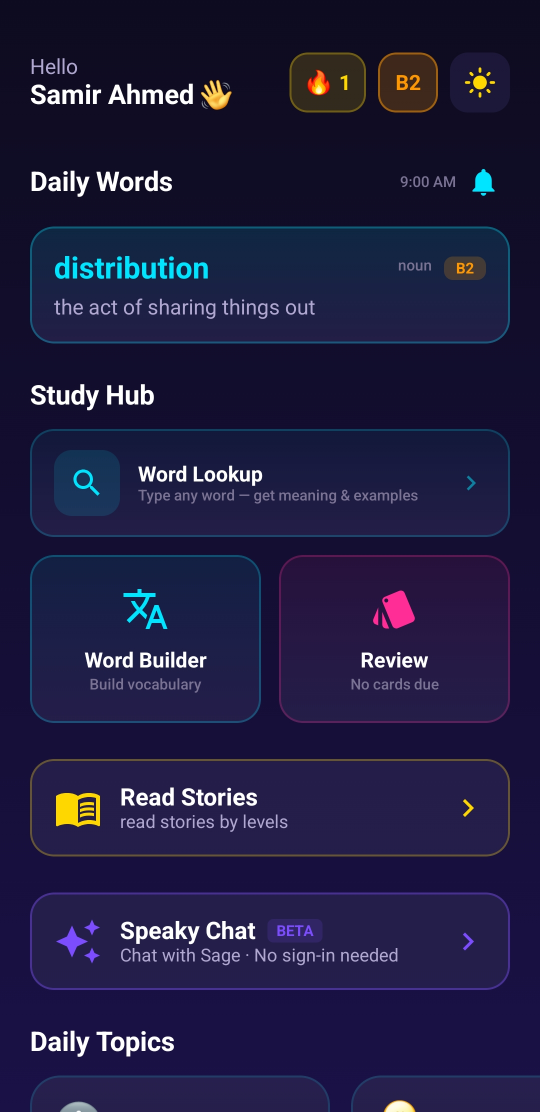
#> input picture play store images/Screenshot_20260405_132051_Speaky.jpg, 1080 x 2223 px, found by its file name (shown at 1/2 size)
$ python make_tablet_screenshots.py
#> lines starting #> are read from the running program, lines starting #| are printed output that depends on the picture; after the words box and inside, x2 and y2 are one past the last pixel; in counts of white or black regions, pixels touching at a corner belong together
"""
Generates elegant Play Store 7-inch tablet screenshots (1200x1920, 9:16) for Speaky.
Tablet layout: wider canvas, tablet mockup frame, larger text, two-panel feel.
"""

import os
from PIL import Image, ImageDraw, ImageFont, ImageFilter

BASE = '/Users/samir/AndroidStudioProjects/aiTutor/play store images'
OUT  = os.path.join(BASE, 'tablet_screenshots')
os.makedirs(OUT, exist_ok=True)

W, H = 1200, 1920   # 9:16, good for 7-inch tablets

# ── colours ───────────────────────────────────────────────────────────────────
BG_TOP    = (7,   9,  44)
BG_BOT    = (13,   6,  34)
GLOW_CYAN = (0,  200, 255)
GLOW_VIOL = (110, 45, 235)
WHITE     = (255, 255, 255)
CYAN      = (0,  215, 245)
DIM_CYAN  = (120, 195, 225)
CARD_BG   = (18,  20,  55, 180)

SLIDES = [
    {
        "file":     "Screenshot_20260405_132051_Speaky.jpg",
        "headline": "Your Daily\nEnglish Hub",
        "sub":      "Words, stories & smart study tools — all in one place",
        "badge":    "Home Dashboard",
    },
    {
        "file":     "Screenshot_20260405_132132_Speaky.jpg",
        "headline": "Deep-Dive\nWord Details",
        "sub":      "Meaning, pronunciation & real-world example sentences",
        "badge":    "Word Detail",
    },
    {
        "file":     "Screenshot_20260405_132138_Speaky.jpg",
        "headline": "Study at Your\nOwn Level",
        "sub":      "Structured levels from A1 Beginner all the way to C1 Advanced",
        "badge":    "Level Selector",
    },
    {
        "file":     "Screenshot_20260405_132159_Speaky.jpg",
        "headline": "Smart\nFlashcards",
        "sub":      "Spaced-repetition review so you remember what you learn",
        "badge":    "Flash Cards",
    },
    {
        "file":     "Screenshot_20260405_132218_Speaky.jpg",
        "headline": "Learn Through\nReal Stories",
        "sub":      "Engaging narratives written for every level of learner",
        "badge":    "Stories",
    },
    {
        "file":     "Screenshot_20260405_132223_Speaky.jpg",
        "headline": "Listen & Read\nAloud",
        "sub":      "Audio playback for every story — train your ear naturally",
        "badge":    "Audio Stories",
    },
    {
        "file":     "Screenshot_20260405_132423_Speaky.jpg",
        "headline": "Instant Word\nLookup",
        "sub":      "Search any word and get definition, IPA & examples instantly",
        "badge":    "Word Search",
    },
]

# ── helpers ───────────────────────────────────────────────────────────────────

def v_gradient(w, h, top, bot):
    img = Image.new('RGB', (w, h))
    px  = img.load()
    for y in range(h):
        t = y / (h - 1)
        c = tuple(int(top[i] + (bot[i]-top[i])*t) for i in range(3))
        for x in range(w):
            px[x, y] = c
    return img


def add_glow(canvas, cx, cy, radius, color, alpha=50, steps=22):
    layer = Image.new('RGBA', canvas.size, (0,0,0,0))
    d = ImageDraw.Draw(layer)
    for i in range(steps, 0, -1):
        r = int(radius * i / steps)
        a = int(alpha * (1 - i/steps) ** 1.3)
        d.ellipse([cx-r, cy-r, cx+r, cy+r], fill=(*color, a))
    canvas.alpha_composite(layer)


def dot_grid(canvas, spacing=100, color=(80, 120, 220), base_alpha=10):
    layer = Image.new('RGBA', canvas.size, (0,0,0,0))
    d = ImageDraw.Draw(layer)
    for x in range(0, canvas.width, spacing):
        for y in range(0, canvas.height, spacing):
            d.ellipse([x-1, y-1, x+1, y+1], fill=(*color, base_alpha))
    canvas.alpha_composite(layer)


def rounded_mask(w, h, r):
    m = Image.new('L', (w, h), 0)
    ImageDraw.Draw(m).rounded_rectangle([0, 0, w-1, h-1], radius=r, fill=255)
    return m


def make_tablet_frame(ss_path, frame_h=1150):
    """7-inch tablet portrait frame with the screenshot fitted inside."""
    src = Image.open(ss_path).convert('RGBA')
    sw, sh = src.size
    src = src.crop((0, int(sh*0.02), sw, sh))
    sw, sh = src.size

    # Tablet has ~4:7 screen ratio inside the frame (portrait)
    # We'll show the phone screenshot centred with letterbox padding
    scr_h   = frame_h - 100
    scr_w   = int(scr_h * (sw/sh))

    tab_w   = int(frame_h * 0.62)   # ~7-inch tablet portrait proportions
    tab_h   = frame_h

    tablet  = Image.new('RGBA', (tab_w, tab_h), (0,0,0,0))
    d       = ImageDraw.Draw(tablet)

    corner  = 40
    # body
    d.rounded_rectangle([0, 0, tab_w-1, tab_h-1], radius=corner,
                         fill=(16, 18, 50, 255), outline=(55, 62, 118, 210), width=3)

    # inner screen bezel (slightly inset)
    bx, by  = 18, 55
    bw, bh  = tab_w - 36, tab_h - 100
    d.rounded_rectangle([bx, by, bx+bw, by+bh], radius=22,
                         fill=(8, 10, 30, 255))

    # resize screenshot to fit screen area
    scr = src.resize((min(scr_w, bw-4), min(scr_h, bh-4)), Image.LANCZOS)
    rw, rh = scr.size
    rx = bx + (bw - rw) // 2
    ry = by + (bh - rh) // 2
    mask = rounded_mask(rw, rh, 18)
    tablet.paste(scr, (rx, ry), mask)

    # front camera (top centre)
    cx = tab_w // 2
    d.ellipse([cx-6, 22, cx+6, 34], fill=(25, 28, 65, 220))

    # home bar
    hw = 100
    hx = (tab_w - hw) // 2
    d.rounded_rectangle([hx, tab_h-20, hx+hw, tab_h-12],
                         radius=4, fill=(160, 175, 215, 110))

    return tablet


def drop_shadow(canvas, img, x, y, blur=50, opacity=0.55):
    layer = Image.new('RGBA', canvas.size, (0,0,0,0))
    sc    = Image.new('RGBA', img.size, (0,0,0,int(255*opacity)))
    sc.putalpha(img.split()[3])
    layer.paste(sc, (x+18, y+24))
    layer = layer.filter(ImageFilter.GaussianBlur(blur))
    canvas.alpha_composite(layer)


def get_font(size, bold=False):
    candidates = [
        '/System/Library/Fonts/Supplemental/Futura.ttc',
        '/System/Library/Fonts/SFPro.ttf',
        '/System/Library/Fonts/Helvetica.ttc',
        '/Library/Fonts/Arial Bold.ttf' if bold else '/Library/Fonts/Arial.ttf',
        '/System/Library/Fonts/Supplemental/Arial.ttf',
    ]
    for p in candidates:
        if os.path.exists(p):
            try:
                return ImageFont.truetype(p, size)
            except Exception:
                continue
    return ImageFont.load_default()


# [7 lines left out: function glow_text, not called in this run]


def centered_text(canvas, text, y, font, color, glow_color=None, blur=14):
    d  = ImageDraw.Draw(canvas)
    bb = d.textbbox((0, 0), text, font=font)
    x  = (W - (bb[2]-bb[0])) // 2
    if glow_color:
        gl = Image.new('RGBA', canvas.size, (0,0,0,0))
        gd = ImageDraw.Draw(gl)
        gd.text((x, y), text, font=font, fill=(*glow_color, 60))
        gl = gl.filter(ImageFilter.GaussianBlur(blur))
        canvas.alpha_composite(gl)
    ImageDraw.Draw(canvas).text((x, y), text, font=font, fill=color)
    return bb[3] - bb[1]   # line height


# ── render ────────────────────────────────────────────────────────────────────

for idx, slide in enumerate(SLIDES):
    ss_path = os.path.join(BASE, slide['file'])
    if not os.path.exists(ss_path):
        print(f'Missing {slide["file"]}, skipping')
        continue

    # 1. gradient background
    canvas = v_gradient(W, H, BG_TOP, BG_BOT).convert('RGBA')

    # 2. glows
    add_glow(canvas, W//2,  460,  750, GLOW_CYAN, alpha=38)
    add_glow(canvas, W//2, 1560,  600, GLOW_VIOL, alpha=32)
#> call 2 of add_glow, with cx = 600, cy = 1560, radius = 600, color = (110, 45, 235), alpha = 32, steps = 22
#> in add_glow (call 2), `canvas.alpha_composite(layer)`:
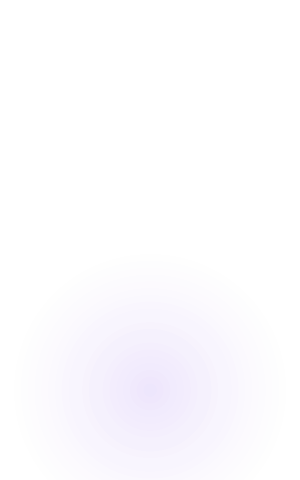
#> layer: PIL image 1200x1920 RGBA (shown at 1/4 size); mean R, G, B, A 46.3, 19, 99, 3.5; transparent parts drawn white
    add_glow(canvas,   80,  280,  450, GLOW_VIOL, alpha=18)
    add_glow(canvas, W-80,  280,  450, GLOW_CYAN, alpha=14)

    # 3. dot grid
    dot_grid(canvas, spacing=100)

    import textwrap

    # ── 4. text block (built top-down, track cursor y) ────────────────────────
    d = ImageDraw.Draw(canvas)
    cursor = 72

    # headline lines
    font_h = get_font(118, bold=True)
    for line in slide['headline'].split('\n'):
        lh = centered_text(canvas, line, cursor, font_h, WHITE, WHITE, blur=16)
        cursor += lh + 10
#> this loop made 2 passes
#> (bb in centered_text, x in centered_text, lh, cursor) on passes 1 to 2: ((0, 2, 48, 12), 576, 10, 92), ((0, 2, 59, 12), 570, 10, 112)
#> after the loop, cursor = 112
    cursor += 10
#> cursor = 122

    # sub-headline wrapped
    font_s   = get_font(46)
    wrapped  = textwrap.wrap(slide['sub'], width=42)
    for line in wrapped:
        centered_text(canvas, line, cursor, font_s, (*DIM_CYAN, 200))
        cursor += 58
#> this loop made 2 passes
#> (bb in centered_text, x in centered_text, cursor) on passes 1 to 2: ((0, 2, 167, 12), 516, 180), ((0, 2, 57, 12), 571, 238)
#> after the loop, cursor = 238
    cursor += 22
#> cursor = 260

    # thin rainbow divider — RIGHT after the text
    div_layer = Image.new('RGBA', (W, H), (0,0,0,0))
    dd = ImageDraw.Draw(div_layer)
    div_y = cursor
#> div_y = 260
    for x in range(W):
        t   = x / (W-1)
        a   = int(190 * (1 - abs(t-0.5)*2))
        col = tuple(int(GLOW_CYAN[i] + (GLOW_VIOL[i]-GLOW_CYAN[i])*t) for i in range(3))
        dd.line([(x, div_y), (x, div_y+3)], fill=(*col, a))
    canvas.alpha_composite(div_layer)
    cursor += 28
#> cursor = 288

    # ── 5. tablet mockup — anchored below text with min 80px gap ─────────────
    tablet      = make_tablet_frame(ss_path, frame_h=1180)
#> in rounded_mask, `ImageDraw.Draw(m).rounded_rectangle([0, 0, w-1, h-1], radius=r, fill=2..`:
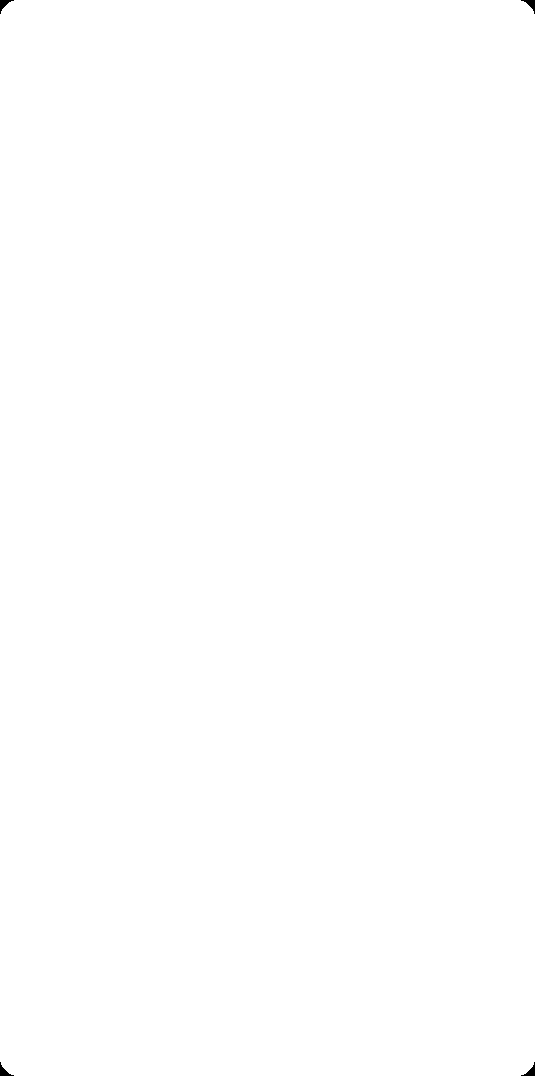
#> m: PIL image 535x1076 L; 99.9% white; 4 black regions, box (x1, y1, x2, y2) and area: (0, 0, 14, 14) 74, (521, 0, 535, 14) 74, (0, 1062, 14, 1076) 74, (521, 1062, 535, 1076) 74
#> in make_tablet_frame, `tablet.paste(scr, (rx, ry), mask)`:
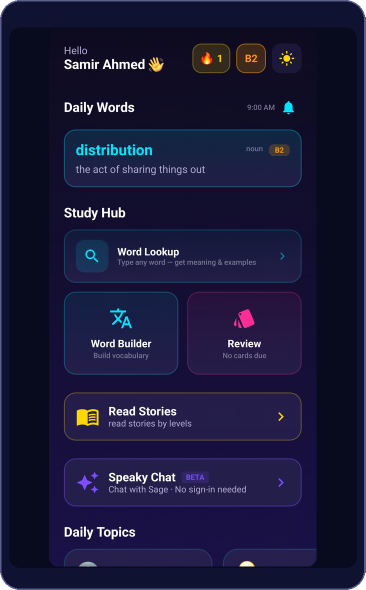
#> tablet: PIL image 731x1180 RGBA (shown at 1/2 size); mean R, G, B, A 25.8, 24.7, 56.9, 254; transparent parts drawn white
    tw, th      = tablet.size
    tx_tab      = (W - tw) // 2

    # tablet sits at bottom, but never closer than 160px from cursor
    ty          = max(cursor + 160, H - th - 50)
#> ty = 690

    drop_shadow(canvas, tablet, tx_tab, ty, blur=55, opacity=0.58)
#> in drop_shadow, `sc.putalpha(img.split()[3])`:
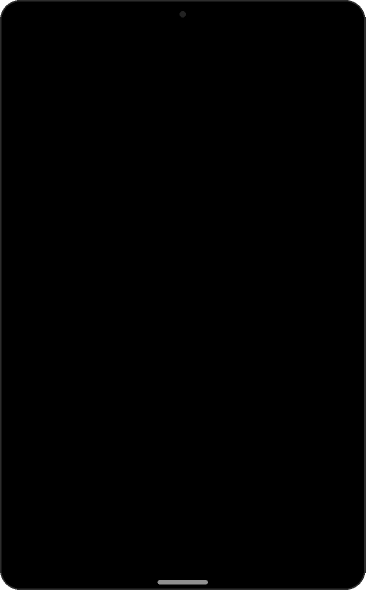
#> sc: PIL image 731x1180 RGBA (shown at 1/2 size); mean R, G, B, A 0, 0, 0, 253.8; transparent parts drawn white
#> in drop_shadow, `layer = layer.filter(ImageFilter.GaussianBlur(blur))`:
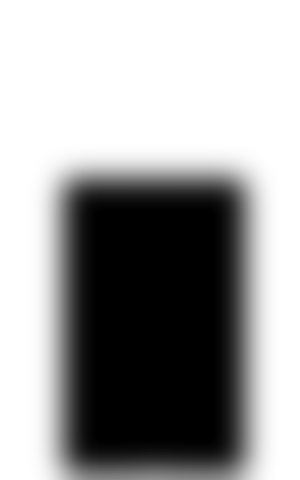
#> layer: PIL image 1200x1920 RGBA (shown at 1/4 size); mean R, G, B, A 0, 0, 0, 94.5; transparent parts drawn white
#> in drop_shadow, `canvas.alpha_composite(layer)`:
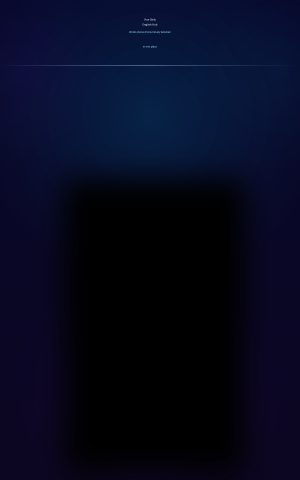
#> canvas: PIL image 1200x1920 RGBA (shown at 1/4 size); mean R, G, B, A 6, 9.4, 31, 255; transparent parts drawn white
    canvas.paste(tablet, (tx_tab, ty), tablet)
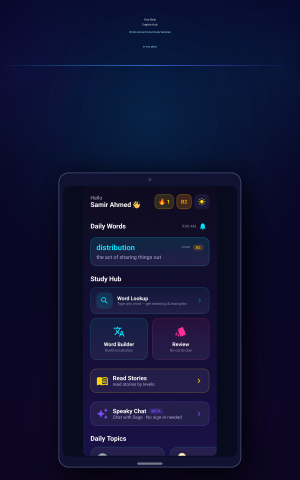
#> canvas: PIL image 1200x1920 RGBA (shown at 1/4 size); mean R, G, B, A 15.2, 18.2, 50.5, 254.8; transparent parts drawn white

    # ── 7. pagination dots — between badge and tablet top ────────────────────
    n_dots    = len(SLIDES)
    ds        = 26
    total_ds  = n_dots * ds
    dsx       = (W - total_ds) // 2
    dsy       = ty - 46          # 46px above tablet top
#> dsy = 644

    dot_layer = Image.new('RGBA', (W,H), (0,0,0,0))
    dld       = ImageDraw.Draw(dot_layer)
    for i in range(n_dots):
        active = (i == idx)
        r      = 7 if active else 5
        a      = 230 if active else 65
        col    = CYAN if active else DIM_CYAN
        cx_    = dsx + i * ds + ds//2
        dld.ellipse([cx_-r, dsy-r, cx_+r, dsy+r], fill=(*col, a))
    canvas.alpha_composite(dot_layer)

    # 7. save
    out_name = f'tablet_{idx+1:02d}.jpg'
    out_path = os.path.join(OUT, out_name)
    canvas.convert('RGB').save(out_path, 'JPEG', quality=95)
    print(f'Saved {out_name}  ({W}x{H})')
#> pass 2 of the loop `for idx, slide in enumerate(SLIDES):`:
#> the loop `for line in slide['headline'].split('\n'):` made 2 passes
#> (bb in centered_text, x in centered_text, lh, cursor) on passes 1 to 2: ((0, 2, 49, 12), 575, 10, 92), ((0, 2, 58, 10), 571, 8, 110)
#> after the loop `for line in slide['headline'].split('\n'):`:
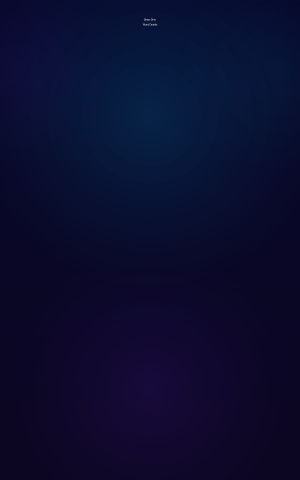
#> canvas: PIL image 1200x1920 RGBA (shown at 1/4 size); mean R, G, B, A 11, 13, 47.7, 255
#> after the loop `for line in slide['headline'].split('\n'):`: cursor = 110
#> `cursor += 10`: cursor = 120
#> the loop `for line in wrapped:` made 2 passes
#> (bb in centered_text, x in centered_text, cursor) on passes 1 to 2: ((0, 2, 172, 12), 514, 178), ((0, 2, 90, 12), 555, 236)
#> after the loop `for line in wrapped:`: cursor = 236
#> `cursor += 22`: cursor = 258
#> `cursor += 28`: cursor = 286
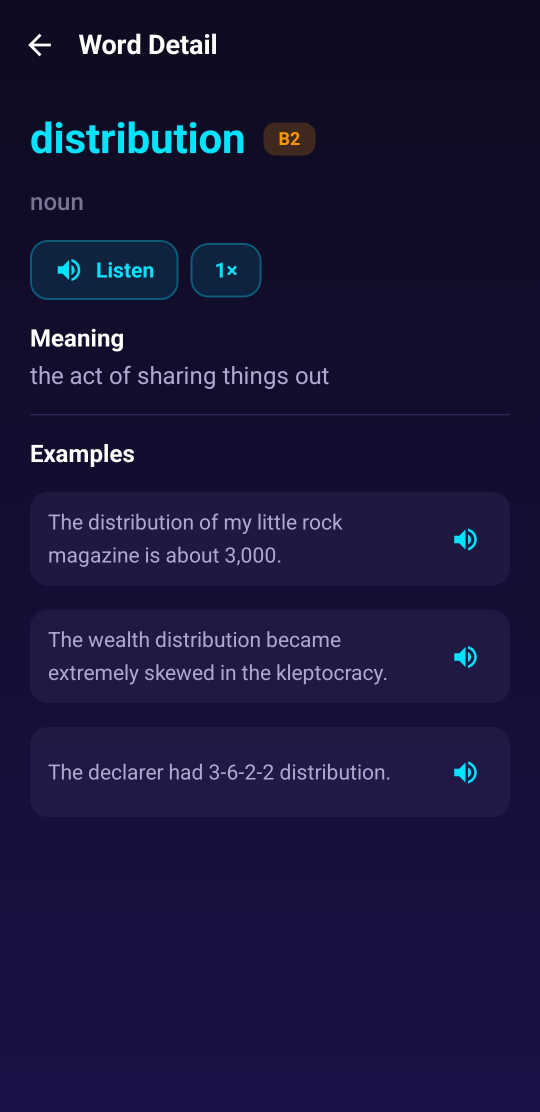
#> input picture play store images/Screenshot_20260405_132132_Speaky.jpg, 1080 x 2223 px, found by its file name (shown at 1/2 size)
#> in make_tablet_frame (call 2), `tablet.paste(scr, (rx, ry), mask)`:
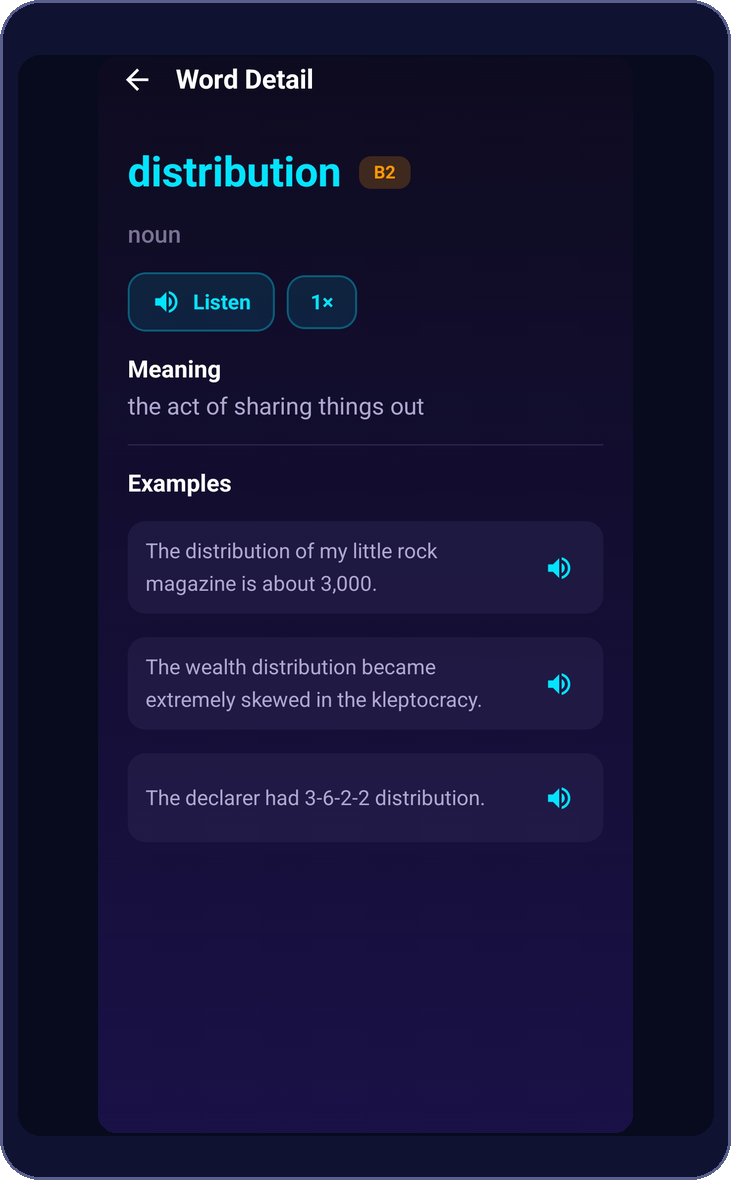
#> tablet: PIL image 731x1180 RGBA; mean R, G, B, A 21.2, 19.5, 52.8, 254; transparent parts drawn white

print('Done —', OUT)
